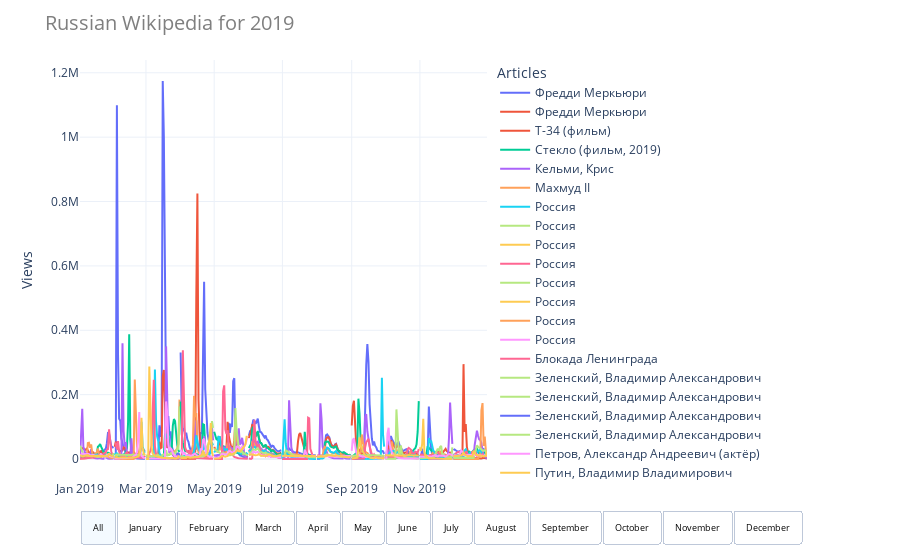

Source (notebook cell):
### Markdown cell above
#### Spanish Wikipedia
- The Spanish version of several movies and TV series are also among the top places of most viewed articles, just like in the English Wikipedia. Nonetheless, two additional trends stand out: sports and education related articles.


- In some months, sports competitions appeared among the top viewed articles, such as *Copa América 2019* and *Juegos Panamericanos de 2019*. Sportsmen also appear in this list (*Emiliano Sala* and *Rafael Nadal*).


- Articles such as *Tabla periódica de los elementos* (periodic table), *Primera Guerra Mundial* (World War I) and *Segunda Guerra Mundial* (World War II) are also among the top viewed articles. The most reasonable explanation is that these views are coming from students, due to how closely they match each other in distribution and the fact that these articles are accessed mostly during weekdays for several months.


- It is possible to distinguish the traffic coming from different Spanish speaking countries, based on the articles on top positions. The most noticeable countries and articles are:
    - Mexico: *Silvia Pinal*, *Expropiación del petróleo en México* (Mexican oil expropriation), *Independencia de México* (Mexican War of Independence), *Niños Héroes*, *Revolución Mexicana* (Mexican Revolution)
    - Argentina: *Natacha Jaitt*, *Revolución de Mayo* (May Revolution), *Manuel Belgrano*, *José de San Martín*, *Elecciones presidenciales de Argentina de 2019* (2019 Argentine general election)
    - Spain: *Arcadi Espada*, *Cayetana Álvarez de Toledo*, *Alfredo Pérez Rubalcaba*, *José Antonio Reyes*, *Blanca Fernández Ochoa*
    - Perú: *Alan García*
    - Colombia: *Caso Colmenares* (Death of Luis Andres Colmenares)


- Some events are also worth mentioning:
    - Several countries were affected by the wildfires in the Amazon rainforest in August, which coincides with a higher number of views for the article *Amazonia* (Amazon rainforest) in that month.
    - In October, the article *Régimen de excepción* (Limited jurisdiction) had two clear peaks; one on October 3rd and the other one on October 19th. Both dates coincide when two governments declared state of emergency due to widespread protests in their own countries. The first was Ecuador and the second one was Chile.

### Code cell
wiki_visual.lang_plot(wiki_ru.get_df(), 'total', 'Russian')
